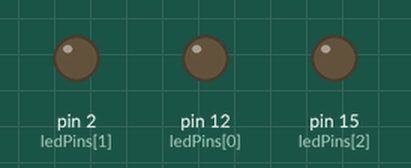
Simulated run of this sketch. Board: Arduino Uno, built with avr-gcc and run on an emulated ATmega328P. Shown: output pins drawn as LEDs (lit = HIGH).

Above: at 0.2 s.
At 1.0 s:
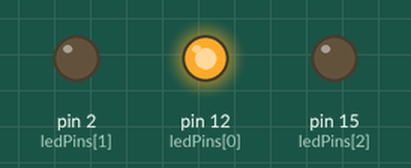
At 2.0 s:
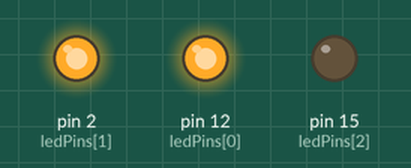
At 2.7 s:
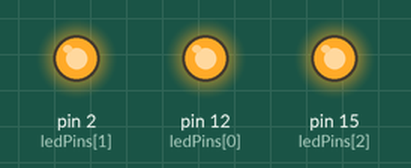
At 4.2 s:
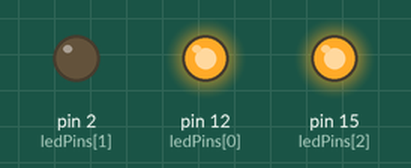
At 6.2 s:
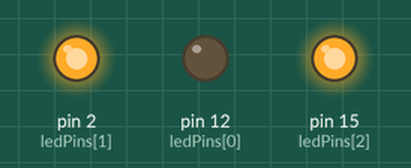
Timing chart, 0 to 6.9 s (numbered marks = the images above):
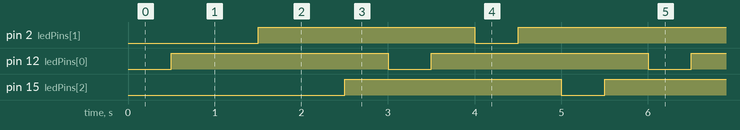

Measured:
- by itself, pin 2 (ledPins[1]), pin 12 (ledPins[0]), pin 15 (ledPins[2]): alternates HIGH for 2.5 s and LOW for 0.50 s

The sketch:

lab6.4.ino.ino
```cpp
const int ledPins[3] = {12, 2, 15};
void setup() {

    for (int i = 0; i < 3; i++) {
        pinMode(ledPins[i], OUTPUT);
    }
}

void loop() {
    for (int i = 0; i < 3; i++) {
        digitalWrite(ledPins[i], LOW);
        delay(500);
        digitalWrite(ledPins[i], HIGH);
        delay(500);
    }
}
```
